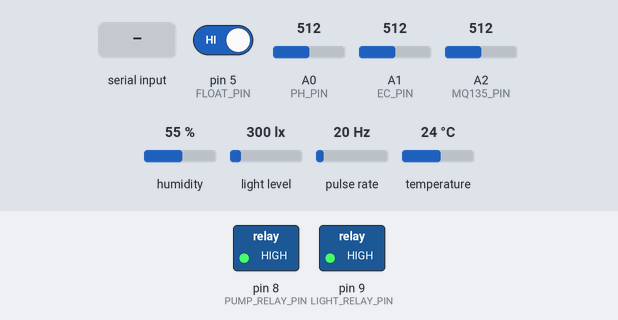
The sketch below on a simulated Arduino Uno, built with avr-gcc and run on an emulated ATmega328P. Shown: switched loads named in the sketch (green lamp = pin HIGH). Wiring (inferred from the names in the program): pulse sensor: data pin 2; BH1750 light sensor at I2C address 0x23. The test bench sets the inputs (shaded band); at power-on: A2 (MQ135_PIN) = 512, pin 5 (FLOAT_PIN) HIGH, A0 (PH_PIN) = 512, A1 (EC_PIN) = 512, humidity 55 %, light level 300 lx, pulse rate 20 Hz, temperature 24 °C. What the sketch prints to the serial monitor is not drawn.

Above: at 1.2 s.
1.3 s: "PUMP:ON\n" received over Serial
At 2.3 s:
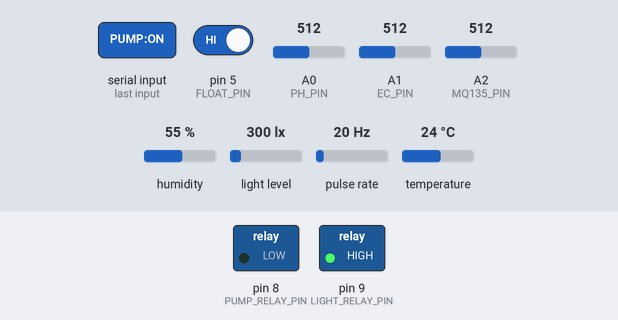
2.8 s: "LIGHT:ON\n" received over Serial
At 3.4 s:
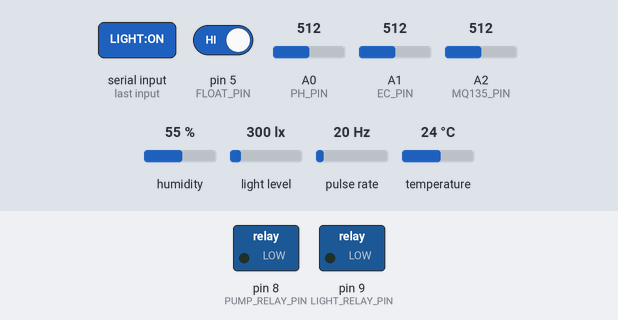
4.3 s: "PUMP:OFF\n" received over Serial
At 5.8 s:
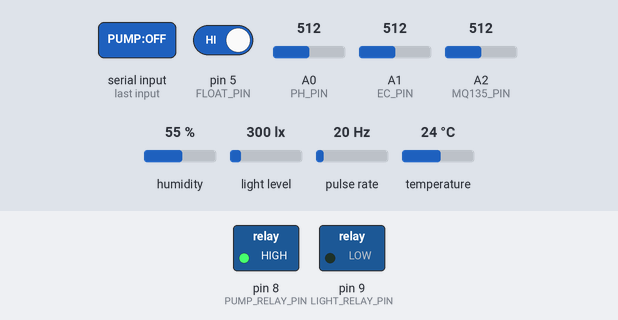
12.5 s: A2 (MQ135_PIN) set to 637
14.0 s: A2 (MQ135_PIN) set to 657
Timing chart, 0 to 17.0 s (numbered marks = the images above; inputs shaded):
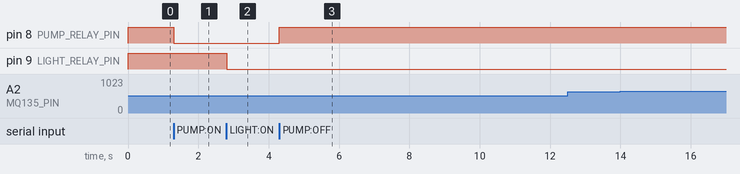

The sketch:

Smart_Aquaponics_Uno.ino
```cpp
/*
  Smart Aquaponics Dashboard - Arduino Uno firmware

  Arduino Uno sends one JSON line per second to Raspberry Pi over USB serial.
  Raspberry Pi dashboard can send commands back:
    PUMP:ON
    PUMP:OFF
    LIGHT:ON
    LIGHT:OFF

  Pin map:
    pH analog       -> A0
    EC analog       -> A1
    MQ135 analog    -> A2
    Float switch    -> D5  (other wire to GND, uses INPUT_PULLUP)
    DHT11 data      -> D6
    YF-S201 signal  -> D2  (interrupt pin)
    BH1750 SDA/DAT  -> A4
    BH1750 SCL      -> A5
    Pump relay      -> D8
    Light relay     -> D9

  Relay logic assumes LOW = relay ON. Change RELAY_ON/RELAY_OFF if your relay is active HIGH.
*/

#include <Wire.h>
#include <DHT.h>

const int PH_PIN = A0;
const int EC_PIN = A1;
const int MQ135_PIN = A2;
const int FLOW_PIN = 2;
const int FLOAT_PIN = 5;
const int DHT_PIN = 6;
const int PUMP_RELAY_PIN = 8;
const int LIGHT_RELAY_PIN = 9;

const int DHT_TYPE = DHT11;
DHT dht(DHT_PIN, DHT_TYPE);

const int RELAY_ON = LOW;
const int RELAY_OFF = HIGH;

volatile unsigned long flowPulses = 0;
float totalLiters = 0.0;
unsigned long lastSampleMs = 0;

// pH calibration from your ESP test.
const float PH_V3_7 = 1.471;
const float PH_3_7 = 3.70;
const float PH_V7 = 2.052;
const float PH_7 = 7.00;
const float PH_V9_5 = 2.181;
const float PH_9_5 = 9.50;

// EC two-point calibration from your ESP test.
const float EC_LOW_US_CM = 1413.0;
const float EC_LOW_VOLTAGE = 0.313;
const float EC_HIGH_US_CM = 12880.0;
const float EC_HIGH_VOLTAGE = 1.939;

// MQ135 threshold from your ESP test. Uno ADC uses 0-1023 too.
const int BAD_AIR_RAW_THRESHOLD = 650;

// YF-S201 standard factor.
const float FLOW_CALIBRATION_FACTOR = 7.5;

// Arduino Uno ADC reference.
const float ADC_REF_VOLTAGE = 5.0;

byte bh1750Address = 0;

void flowISR() {
  flowPulses++;
}

float analogVoltage(int pin) {
  long total = 0;
  const int samples = 10;
  for (int i = 0; i < samples; i++) {
    total += analogRead(pin);
    delay(2);
  }
  return (total / (float)samples) * (ADC_REF_VOLTAGE / 1023.0);
}

float readPH(float voltage) {
  float mLow = (PH_7 - PH_3_7) / (PH_V7 - PH_V3_7);
  float mHigh = (PH_9_5 - PH_7) / (PH_V9_5 - PH_V7);
  if (voltage <= PH_V7) {
    return PH_3_7 + mLow * (voltage - PH_V3_7);
  }
  return PH_7 + mHigh * (voltage - PH_V7);
}

float readEC(float voltage) {
  float slope = (EC_HIGH_US_CM - EC_LOW_US_CM) / (EC_HIGH_VOLTAGE - EC_LOW_VOLTAGE);
  float ec = EC_LOW_US_CM + slope * (voltage - EC_LOW_VOLTAGE);
  return ec < 0 ? 0 : ec;
}

bool i2cExists(byte address) {
  Wire.beginTransmission(address);
  return Wire.endTransmission() == 0;
}

bool startBH1750(byte address) {
  Wire.beginTransmission(address);
  Wire.write(0x01); // power on
  if (Wire.endTransmission() != 0) return false;
  delay(10);

  Wire.beginTransmission(address);
  Wire.write(0x10); // continuous high-res mode
  return Wire.endTransmission() == 0;
}

void detectBH1750() {
  if (i2cExists(0x23)) {
    bh1750Address = 0x23;
    startBH1750(bh1750Address);
  } else if (i2cExists(0x5C)) {
    bh1750Address = 0x5C;
    startBH1750(bh1750Address);
  } else {
    bh1750Address = 0;
  }
}

float readLux() {
  if (bh1750Address == 0) return -1;
  Wire.requestFrom((int)bh1750Address, 2);
  if (Wire.available() < 2) return -1;
  uint16_t raw = Wire.read();
  raw <<= 8;
  raw |= Wire.read();
  return raw / 1.2;
}

void handleCommand(String cmd) {
  cmd.trim();
  cmd.toUpperCase();
  if (cmd == "PUMP:ON") digitalWrite(PUMP_RELAY_PIN, RELAY_ON);
  else if (cmd == "PUMP:OFF") digitalWrite(PUMP_RELAY_PIN, RELAY_OFF);
  else if (cmd == "LIGHT:ON") digitalWrite(LIGHT_RELAY_PIN, RELAY_ON);
  else if (cmd == "LIGHT:OFF") digitalWrite(LIGHT_RELAY_PIN, RELAY_OFF);
}

void setup() {
  Serial.begin(115200);
  Wire.begin();
  dht.begin();

  pinMode(FLOAT_PIN, INPUT_PULLUP);
  pinMode(FLOW_PIN, INPUT_PULLUP);
  pinMode(PUMP_RELAY_PIN, OUTPUT);
  pinMode(LIGHT_RELAY_PIN, OUTPUT);
  digitalWrite(PUMP_RELAY_PIN, RELAY_OFF);
  digitalWrite(LIGHT_RELAY_PIN, RELAY_OFF);

  attachInterrupt(digitalPinToInterrupt(FLOW_PIN), flowISR, FALLING);
  detectBH1750();
  lastSampleMs = millis();
}

void loop() {
  while (Serial.available()) {
    handleCommand(Serial.readStringUntil('\n'));
  }

  unsigned long now = millis();
  if (now - lastSampleMs < 1000) return;

  float elapsedSeconds = (now - lastSampleMs) / 1000.0;
  lastSampleMs = now;

  noInterrupts();
  unsigned long pulses = flowPulses;
  flowPulses = 0;
  interrupts();

  float phVoltage = analogVoltage(PH_PIN);
  float ecVoltage = analogVoltage(EC_PIN);
  int mqRaw = analogRead(MQ135_PIN);
  float flowLMin = (pulses / elapsedSeconds) / FLOW_CALIBRATION_FACTOR;
  totalLiters += (flowLMin / 60.0) * elapsedSeconds;
  float tempC = dht.readTemperature();
  float humidity = dht.readHumidity();
  float lux = readLux();

  Serial.print("{\"ph\":"); Serial.print(readPH(phVoltage), 2);
  Serial.print(",\"ph_voltage\":"); Serial.print(phVoltage, 3);
  Serial.print(",\"ec_us\":"); Serial.print(readEC(ecVoltage), 0);
  Serial.print(",\"ec_voltage\":"); Serial.print(ecVoltage, 3);
  Serial.print(",\"air\":\""); Serial.print(mqRaw >= BAD_AIR_RAW_THRESHOLD ? "BAD" : "GOOD"); Serial.print("\"");
  Serial.print(",\"mq_raw\":"); Serial.print(mqRaw);
  Serial.print(",\"float\":\""); Serial.print(digitalRead(FLOAT_PIN) == LOW ? "FILLED" : "LOW WATER"); Serial.print("\"");
  Serial.print(",\"flow_l_min\":"); Serial.print(flowLMin, 2);
  Serial.print(",\"total_l\":"); Serial.print(totalLiters, 3);
  Serial.print(",\"temp_c\":"); if (isnan(tempC)) Serial.print("null"); else Serial.print(tempC, 1);
  Serial.print(",\"humidity\":"); if (isnan(humidity)) Serial.print("null"); else Serial.print(humidity, 1);
  Serial.print(",\"lux\":"); if (lux < 0) Serial.print("null"); else Serial.print(lux, 1);
  Serial.print(",\"pump\":\""); Serial.print(digitalRead(PUMP_RELAY_PIN) == RELAY_ON ? "ON" : "OFF"); Serial.print("\"");
  Serial.print(",\"light\":\""); Serial.print(digitalRead(LIGHT_RELAY_PIN) == RELAY_ON ? "ON" : "OFF"); Serial.print("\"");
  Serial.println("}");
}
```

Measured:
- after the input at 1.3 s, pin 8 (PUMP_RELAY_PIN): HIGH → LOW at once
- after the input at 2.8 s, pin 9 (LIGHT_RELAY_PIN): HIGH → LOW at once
- after the input at 4.3 s, pin 8 (PUMP_RELAY_PIN): LOW → HIGH at once
- after the input at 12.5 s, every drawn part: stays the same
- after the input at 14.0 s, every drawn part: stays the same
